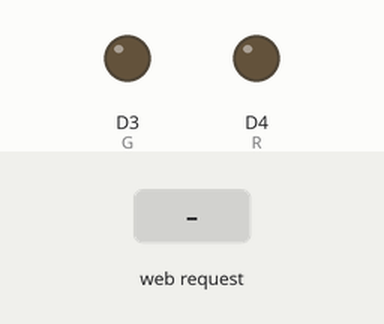
Recording of a sketch running on a simulated ESP8266 (NodeMCU). Shown: output pins drawn as LEDs (lit = HIGH). The inputs (shaded band) are chosen by the test bench. WiFi joins after 1.5 s; servers stay silent unless stated; what the sketch prints to the serial monitor is not drawn.

Above: at 2.7 s.
2.8 s: HTTP request GET /onR received
At 3.4 s:
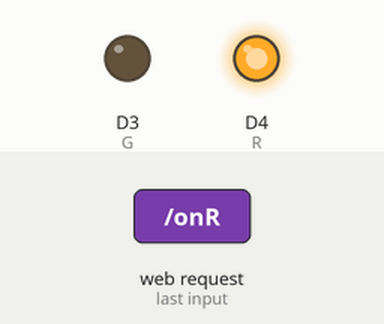
4.3 s: HTTP request GET /onG received
At 5.5 s:
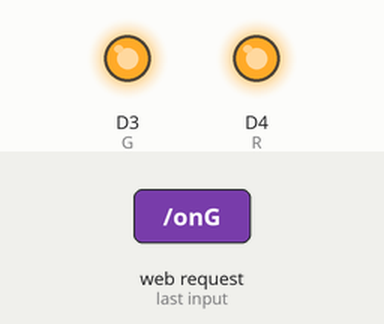
5.8 s: HTTP request GET /offR received
At 6.9 s:
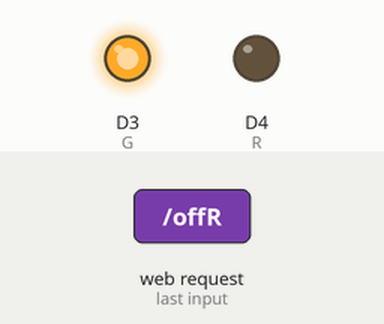
7.3 s: HTTP request GET /offG received
At 8.0 s:
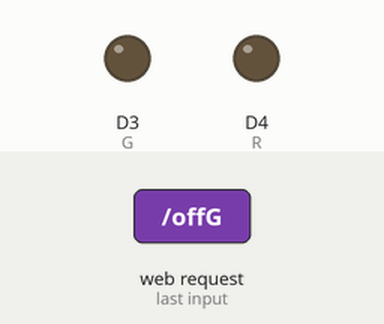
Timing chart, 0 to 9.8 s (numbered marks = the images above; inputs shaded):
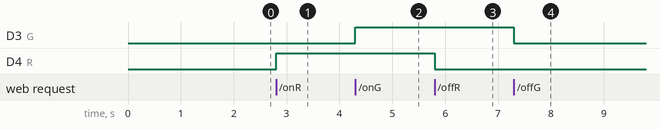

The sketch:

Webserver_HTML_CSS.ino
```cpp
#define R D4
#define G D3
#define B D2
#include <ESP8266WiFi.h>
#include <ESP8266WebServer.h>
ESP8266WebServer webServer(80);

//Set up Station Mode
char* ssid = "405";
char* pass = "1234567890";

const char MainPage[] PROGMEM = R"=====(
   <!DOCTYPE html>
   <html>
    <head>
       <title>HOME PAGE</title>
       <style>
          body {text-align:center;}
          h1 {color:#003399;}
          a {text-decoration: none;color:#FFFFFF;}
          .bt_on {height:50px; width:100px; margin:10px 0;background-color:#FF6600;border-radius:5px;}
          .bt_off {height:50px; width:100px; margin:10px 0;background-color:#00FF00;border-radius:5px;}
       </style>
       <meta charset="UTF-8">
    </head>

    <body>
      <h1>ESP8266 Web Server</h1>
      <div>Trạng thái trên chân R: <b><pan id="trangthaiR"><pan></b></div>
      <div>
        <button class="bt_on" onclick="getdata('onR')">ON</button>
        <button class="bt_off" onclick="getdata('offR')">OFF</button>
      </div>
      <div>Trạng thái trên chân G: <b><pan id="trangthaiG"><pan></b></div>
      <div>
        <button class="bt_on" onclick="getdata('onG')">ON</button>
        <button class="bt_off" onclick="getdata('offG')">OFF</button>
      </div>
      <div id="reponsetext"></div>
      <script>
        //------Tao doi tuong request---------//
        function create_obj()
        {
          td = navigator.appName;
          if (td == "Microsoft Internet Explorer")
          {
            obj = new ActiveXObject("Microsoft.XMLHTTP");
          }
          else
          {
            obj = new XMLHttpRequest();
          }
          return obj;
        }
        var xhttp= create_obj();

       //-----------Thiết lập dữ liệu và gửi request-------
        function getdata(url){
          xhttp.open("GET","/"+url,true);
          xhttp.onreadystatechange = process;//nhận reponse
          xhttp.send();
        }
        //-----------Kiểm tra response--------------------
        function process(){
          if(xhttp.readyState == 4 && xhttp.status == 200){
            //------Updat data sử dụng javascript----------
            ketqua = xhttp.responseText;
            document.getElementById("reponsetext").innerHTML=ketqua;
          }
        }
        //------------Kiểm tra trạng thái chân D1 D2------
        function getstatusRG(){
          xhttp.open("GET","getstatusRG",true);
          xhttp.onreadystatechange = process_json;
          xhttp.send();
        }
        //-----------Kiểm tra response-------------------------------
        function process_json(){
          if(xhttp.readyState == 4 && xhttp.status == 200){
            //------Update data sử dụng javascript-------------------
            var trangthaiRG_JSON = xhttp.responseText;
            var Obj = JSON.parse(trangthaiRG_JSON);
            document.getElementById("trangthaiR").innerHTML = Obj.R;
            document.getElementById("trangthaiG").innerHTML = Obj.G;
          }
        }
        //---Ham update duu lieu tu dong---
        setInterval(function() {
          getstatusRG();
        }, 1000);
      </script>
    </body>
   </html>
)=====";

void setup()
{
  //Khai bao chan R,G la OUTPUT
  pinMode(R, OUTPUT);
  pinMode(G, OUTPUT);
  digitalWrite(R, LOW);
  digitalWrite(G, LOW);

  //Thiet lap ket noi mang wifi
  WiFi.begin(ssid,pass);
  Serial.begin(9600);
  Serial.print("Connecting");
  while(WiFi.status()!=WL_CONNECTED){
    delay(500);
    Serial.print("...");
  }
  Serial.println(WiFi.localIP());

  webServer.on("/", mainpage);
  webServer.on("/onR", onR);
  webServer.on("/offR", offR);
  webServer.on("/onG", onG);
  webServer.on("/offG", offG);
  webServer.on("/getstatusRG",get_statusRG);
  webServer.begin();
}

void loop()
{
  webServer.handleClient();
}
// Chuong trinh phuc vu webserver
void mainpage()
{
  String s = FPSTR(MainPage);
  webServer.send(200, "text/html", s);
}
void onR()
{
  digitalWrite(R, HIGH);
  webServer.send(200,"text/html","CHÂN R ĐÃ ON");

}
void offR()
{
  digitalWrite(R, LOW);
  webServer.send(200,"text/html","CHÂN R ĐÃ OFF");
}
void onG()
{
  digitalWrite(G, HIGH);
  webServer.send(200,"text/html","CHÂN G ĐÃ ON");
}
void offG()
{
  digitalWrite(G, LOW);
  webServer.send(200,"text/html","CHÂN G ĐÃ OFF");
}

void get_statusRG(){
  String r,g;
  if(digitalRead(R)==0){
    r = "OFF";
  }else{
    r = "ON";
  }
  if(digitalRead(G)==0){
    g = "OFF";
  }else{
    g = "ON";
  }
  String s = "{\"R\": \""+ r +"\",\"G\": \""+ g +"\"}";
  webServer.send(200,"application/json",s);
}
```

Measured:
- after the input at 2.8 s, D4 (R): LOW → HIGH at once
- after the input at 4.3 s, D3 (G): LOW → HIGH at once
- after the input at 5.8 s, D4 (R): HIGH → LOW at once
- after the input at 7.3 s, D3 (G): HIGH → LOW at once
